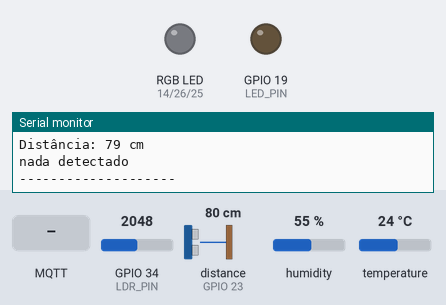
This sketch was run on a simulated ESP32. Shown: an RGB LED mixed from three pins (HIGH = lit), output pins drawn as LEDs (lit = HIGH), the last lines printed to the serial monitor. Wiring (inferred from the names in the program): ultrasonic range finder: trigger GPIO 22; echo GPIO 23. Inputs (shaded band) come from the test bench; at power-on: GPIO 34 (LDR_PIN) = 2048, distance to the obstacle (sensor on GPIO 23) 80 cm, humidity 55 %, temperature 24 °C. The echo pulse lasts 58.3 µs per cm; WiFi joins after 1.5 s; servers stay silent unless stated; random numbers use the default seed unless the sketch sets one; no MQTT or app messages arrive unless stated; pins used as bus, display or sensor lines are not drawn.

Above: at 2.7 s.
2.8 s: GPIO 34 (LDR_PIN) set to 3440
4.3 s: GPIO 34 (LDR_PIN) set to 3543
At 5.3 s:
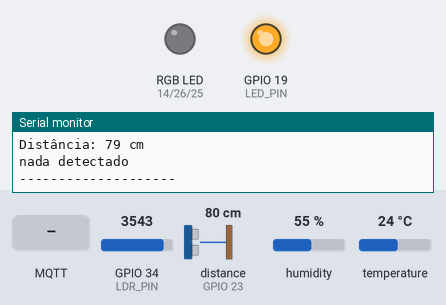
10.6 s: MQTT message "apagar" arrives on the first subscribed topic
12.1 s: GPIO 34 (LDR_PIN) set to 3460
At 13.0 s:
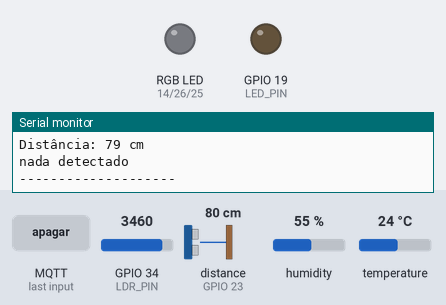
Timing chart, 0 to 14.6 s (numbered marks = the images above; inputs shaded):
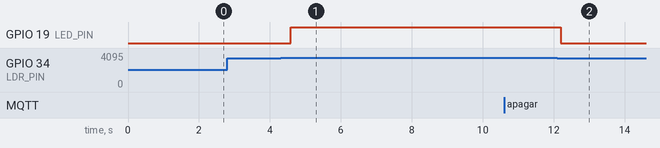

The sketch:

s1.ino
```cpp
#include <WiFi.h>
#include <WiFiClientSecure.h>
#include <PubSubClient.h>
#include <DHT.h>

// ---------- PINOS ----------
const byte LDR_PIN = 34;
const byte LED_PIN = 19;

#define DHTPIN 4
#define DHTTYPE DHT11
DHT dht(DHTPIN, DHTTYPE);

// ULTRASSÔNICO
#define TRIG_PIN 22
#define ECHO_PIN 23

// LED RGB
#define LED_R 14
#define LED_G 26
#define LED_B 25

// ---------- OBJETOS ----------
WiFiClientSecure client;
PubSubClient mqtt(client);

// ---------- MQTT ----------
const char* MQTT_SERVER = "7aecec580ecf4e5cbac2d52b35eb85b9.s1.eu.hivemq.cloud";
const int   MQTT_PORT   = 8883;
const char* MQTT_USER   = "Placa-1-Gustavo";
const char* MQTT_PASS   = "123456abX";

// ---------- WI-FI ----------
const char* SSID      = "FIESC_IOT_EDU";
const char* WIFI_PASS = "8120gv08";

// ---------- TÓPICOS ----------
const char* TOPICO_UMIDADE     = "S1/umidade";
const char* TOPICO_TEMPERATURA = "S1/temperatura";
const char* TOPICO_LED         = "S1/iluminacao";
const char* TOPICO_PRESENCA    = "S1/presenca";

// ---------- FUNÇÃO ULTRASSÔNICO ----------
long medirDistancia(int trigPin, int echoPin) {
  digitalWrite(trigPin, LOW);
  delayMicroseconds(2);
  digitalWrite(trigPin, HIGH);
  delayMicroseconds(10);
  digitalWrite(trigPin, LOW);

  long duracao = pulseIn(echoPin, HIGH, 30000);
  long distancia = (duracao * 0.034) / 2;
  return distancia;
}

// ---------- CALLBACK MQTT ----------
void callback(char* topic, byte* payload, unsigned int length) {
  String mensagem;

  for (int i = 0; i < length; i++) mensagem += (char)payload[i];

  if (strcmp(topic, TOPICO_LED) == 0) {
    if (mensagem == "acender") {
      digitalWrite(LED_PIN, HIGH);
      Serial.println("acender");
    }
    else if (mensagem == "apagar"){
      digitalWrite(LED_PIN, LOW);
      Serial.println("apagar");
      }
  }
}

// ---------- CONECTA MQTT ----------
void conectaMQTT() {
  while (!mqtt.connected()) {
    Serial.print("Conectando ao HiveMQ... ");

    String clientId = "ESP32-S1-";
    clientId += String(random(0xffff), HEX);

    if (mqtt.connect(clientId.c_str(), MQTT_USER, MQTT_PASS)) {
      Serial.println("Conectado!");
      mqtt.subscribe(TOPICO_LED);
    } else {
      Serial.println("Falhou. Tentando novamente...");
      delay(1000);
    }
  }
}

// ---------- SETUP ----------
void setup() {
  Serial.begin(115200);

  // Saídas
  pinMode(LED_PIN, OUTPUT);
  pinMode(LED_R, OUTPUT);
  pinMode(LED_G, OUTPUT);
  pinMode(LED_B, OUTPUT);

  // Sensor DHT
  dht.begin();

  // Ultrassônico
  pinMode(TRIG_PIN, OUTPUT);
  pinMode(ECHO_PIN, INPUT);

  // Wi-Fi
  Serial.print("Conectando ao Wi-Fi ");
  WiFi.begin(SSID, WIFI_PASS);
  while (WiFi.status() != WL_CONNECTED) {
    Serial.print(".");
    delay(500);
  }
  Serial.println(" Conectado!");

  // MQTT
  client.setInsecure();
  mqtt.setServer(MQTT_SERVER, MQTT_PORT);
  mqtt.setCallback(callback);
  conectaMQTT();
}

// ---------- LOOP PRINCIPAL ----------
void loop() {

  if (!mqtt.connected()) conectaMQTT();
  mqtt.loop();

  // ----- LDR -----
  int leituraLDR = analogRead(LDR_PIN);
  Serial.print("LDR: ");
  Serial.println(leituraLDR);

  if (leituraLDR > 3500) {
    digitalWrite(LED_PIN, HIGH);
    mqtt.publish(TOPICO_LED, "acender");
  } else {
    digitalWrite(LED_PIN, LOW);
    mqtt.publish(TOPICO_LED, "apagar");
  }

  // ----- DHT -----
  float umidade = dht.readHumidity();
  float temperatura = dht.readTemperature();

  mqtt.publish(TOPICO_TEMPERATURA, String(temperatura).c_str());
  mqtt.publish(TOPICO_UMIDADE, String(umidade).c_str());

  Serial.print("Temp: ");
  Serial.println(temperatura);
  Serial.print("Umid: ");
  Serial.println(umidade);

  // ----- ULTRASSÔNICO -----
  long distancia = medirDistancia(TRIG_PIN, ECHO_PIN);

  Serial.print("Distância: ");
  Serial.print(distancia);
  Serial.println(" cm");

  if (distancia > 0 && distancia < 50) {
    mqtt.publish(TOPICO_PRESENCA, "objeto proximo");
    Serial.println("objeto proximo");
} else {
    mqtt.publish(TOPICO_PRESENCA, "nada detectado");
    Serial.println("nada detectado");
}

  Serial.println("--------------------");
  delay(1500);
}
```

Measured:
- the behaviour switches between 3500 and 3501 on GPIO 34 (LDR_PIN) (found by bisection; images 0 and 1)
- after the input at 4.3 s, GPIO 19 (LED_PIN): LOW → HIGH after 0.29 s
- after the input at 12.1 s, GPIO 19 (LED_PIN): HIGH → LOW after 0.10 s
